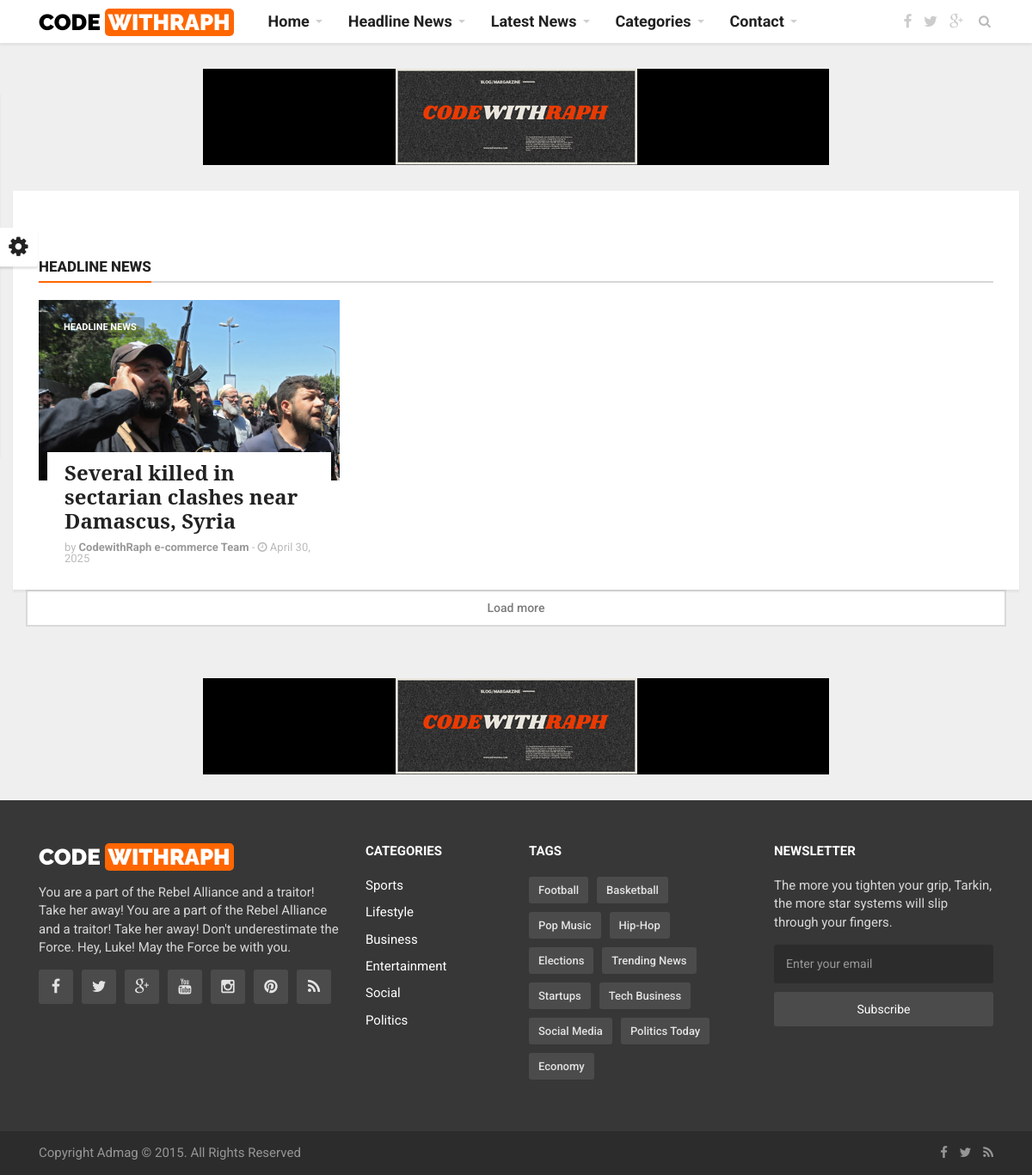
The page /headline_news.php on the database its author committed.
### tables this page shows
CREATE TABLE `posts` (
  `id` int(11) NOT NULL,
  `title` varchar(255) NOT NULL,
  `top_content` text DEFAULT NULL,
  `content` text NOT NULL,
  `top_image` varchar(255) DEFAULT NULL,
  `body_image` varchar(255) DEFAULT NULL,
  `category` enum('Latest News','Headline News','Sport News','Music/ Entertainment','Social News','Politics','Business') NOT NULL,
  `user_id` int(11) NOT NULL,
  `status` enum('pending','published','declined') NOT NULL DEFAULT 'pending',
  `created_at` timestamp NOT NULL DEFAULT current_timestamp()
);

### include/connect.php (called while the page is built, shortened)
<?php
$web_title = "CodewithRaph e-commerce";
?>

### headline_news.php (the view)
<?php
include_once 'include/connect.php';
include_once 'front/header.php';
$category = 'Headline News';
$query = $conn->prepare("SELECT * FROM posts WHERE category = ? AND status = 'published' ORDER BY created_at DESC");
$query->bind_param("s", $category);
$query->execute();
$result = $query->get_result();
?>
<div class="container main-wrapper">
    <div class="mag-content clearfix">
        <div class="row">
            <div class="col-md-12">
                <div class="ad728-wrapper">
                    <a href="#">
                        <img src="front/assets/img/CODEWITHRAPH.png" alt="">
                    </a>
                </div>
            </div>
        </div>
    </div>
    <div class="main-content mag-content clearfix">
        <div class="row main-body">
            <div class="col-md-12">
                <h3 class="block-title top-title"><span>Headline News</span></h3>
            </div>
        </div>
        <div class="row">
            <?php while ($row = $result->fetch_assoc()) : ?>
                <div class="col-md-4">
                    <article class="news-block small-block">
                        <a href="view-post.php?id=<?= $row['id'] ?>" class="overlay-link">
                            <figure class="image-overlay">
                                <img src="uploads/<?= htmlspecialchars($row['top_image']) ?>" alt="<?= htmlspecialchars($row['title']) ?>">
                            </figure>
                        </a>
                        <a href="#" class="category"><?= htmlspecialchars($row['category']) ?></a>
                        <header class="news-details">
                            <h3 class="news-title">
                                <a href="view-post.php?id=<?= $row['id'] ?>"><?= htmlspecialchars($row['title']) ?></a>
                            </h3>
                            <p class="simple-share">
                                by <a href="#"><b><?= $web_title ?> Team</b></a> -
                                <span class="article-date"><i class="fa fa-clock-o"></i> <?= date("F j, Y", strtotime($row['created_at'])) ?></span>
                            </p>
                        </header>
                    </article>
                </div>
            <?php endwhile; ?>
        </div>
    </div>
    <div class="load-more">
        <button type="button" class="btn btn-lg btn-block">Load more</button>
    </div>
</div>
<?php include_once 'front/footer.php'; ?>

### rows shown on the page
posts: top_image (picture), category "HEADLINE NEWS", title "Several killed in sectarian clashes near Damascus, Syria", created_at "April 30, 2025"
